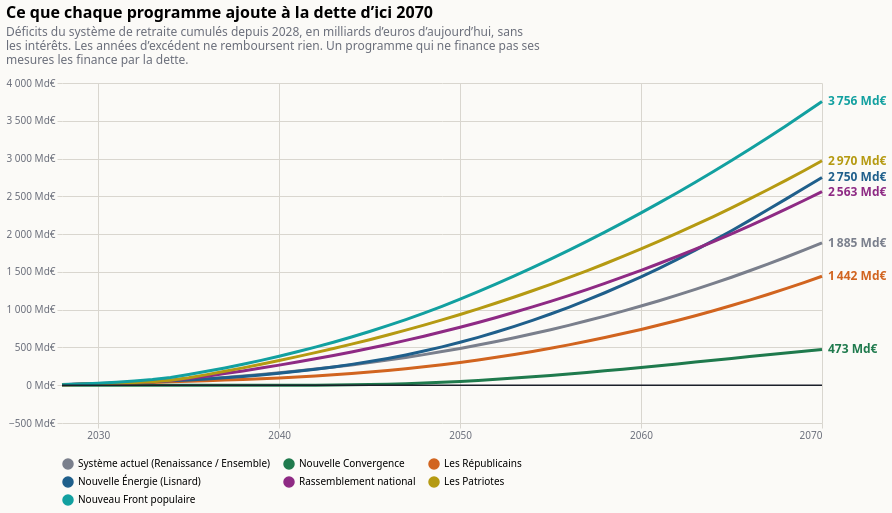

The specification (Vega-Lite) saved for this image:
### Vega-Lite specification from a JSON file in a GitHub repository (floating-point values rounded to 4 significant figures; data arrays with more than 128 entries replaced by an {"elided": "..."} marker saying what was removed)
{"$schema": "https://vega.github.io/schema/vega-lite/v6.json", "title": {"text": "Ce que chaque programme ajoute à la dette d’ici 2070", "subtitle": ["Déficits du système de retraite cumulés depuis 2028, en milliards d’euros d’aujourd’hui, sans", "les intérêts. Les années d’excédent ne remboursent rien. Un programme qui ne finance pas ses", "mesures les finance par la dette."], "anchor": "start", "fontSize": 16, "subtitleColor": "#6b6f7b", "subtitlePadding": 6, "offset": 12}, "background": "#fbfaf7", "config": {"font": "system-ui, sans-serif", "axis": {"gridColor": "#d9d6cf", "labelColor": "#6b6f7b", "domain": false, "tickColor": "#d9d6cf"}, "legend": {"orient": "bottom", "columns": 3, "labelLimit": 2000, "symbolOpacity": 1}, "view": {"stroke": null}}, "width": 760, "height": 340, "data": {"values": {"elided": "301 records"}}, "encoding": {"x": {"field": "annee", "type": "quantitative", "scale": {"domain": [2028, 2070]}, "axis": {"format": "d", "title": null, "values": [2030, 2040, 2050, 2060, 2070]}}, "y": {"field": "valeur", "type": "quantitative", "scale": {"zero": true, "padding": 12}, "axis": {"title": null, "labelExpr": "replace(format(datum.value, ',.0f'), ',', ' ') + ' Md€'", "tickCount": 7}}, "color": {"field": "programme", "type": "nominal", "title": null, "sort": ["Système actuel (Renaissance / Ensemble)", "Nouvelle Convergence", "Les Républicains", "Nouvelle Énergie (Lisnard)", "Rassemblement national", "Les Patriotes", "Nouveau Front populaire"], "scale": {"domain": ["Système actuel (Renaissance / Ensemble)", "Nouvelle Convergence", "Les Républicains", "Nouvelle Énergie (Lisnard)", "Rassemblement national", "Les Patriotes", "Nouveau Front populaire"], "range": ["#7a7f8c", "#1f7a4d", "#d1641f", "#1f5f8b", "#8e2a84", "#b59a12", "#12a0a0"]}, "legend": {"orient": "bottom", "columns": 3, "labelLimit": 2000}}}, "layer": [{"mark": {"type": "line", "strokeWidth": 3}}, {"data": {"values": [{"y": 0}]}, "mark": {"type": "rule", "strokeWidth": 1.5}, "encoding": {"x": {"value": 0}, "x2": {"value": 760}, "y": {"field": "y", "type": "quantitative"}, "color": {"value": "#1b1f2a"}}}, {"data": {"values": [{"annee": 2070, "programme": "Système actuel (Renaissance / Ensemble)", "valeur": 1885.0, "etiquette": "1 885 Md€"}, {"annee": 2070, "programme": "Nouvelle Convergence", "valeur": 473.1, "etiquette": "473 Md€"}, {"annee": 2070, "programme": "Les Républicains", "valeur": 1442.0, "etiquette": "1 442 Md€"}, {"annee": 2070, "programme": "Nouvelle Énergie (Lisnard)", "valeur": 2750.0, "etiquette": "2 750 Md€"}, {"annee": 2070, "programme": "Rassemblement national", "valeur": 2563.0, "etiquette": "2 563 Md€"}, {"annee": 2070, "programme": "Les Patriotes", "valeur": 2970.0, "etiquette": "2 970 Md€"}, {"annee": 2070, "programme": "Nouveau Front populaire", "valeur": 3756.0, "etiquette": "3 756 Md€"}]}, "mark": {"type": "text", "align": "left", "dx": 6, "fontSize": 12, "fontWeight": "bold"}, "encoding": {"text": {"field": "etiquette"}}}]}
